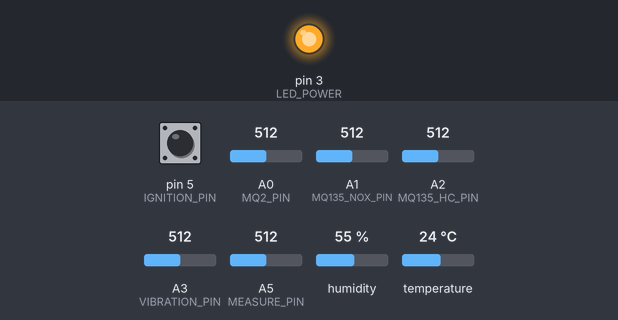
Bench run of a sketch on a simulated Arduino Uno, built with avr-gcc and run on an emulated ATmega328P. On the bench: output pins drawn as LEDs (lit = HIGH). The inputs (shaded band) are chosen by the test bench; at power-on: pin 5 (IGNITION_PIN) HIGH, A2 (MQ135_HC_PIN) = 512, A0 (MQ2_PIN) = 512, A1 (MQ135_NOX_PIN) = 512, A3 (VIBRATION_PIN) = 512, A5 (MEASURE_PIN) = 512, humidity 55 %, temperature 24 °C. Random numbers use the default seed unless the sketch sets one; what the sketch prints to the serial monitor is not drawn.

Above: at 1.3 s.
1.4 s: pin 5 (IGNITION_PIN) pulled LOW for 0.6 s
3.5 s: A2 (MQ135_HC_PIN) set to 306
Timing chart, 0 to 6.5 s (numbered marks = the images above; inputs shaded):
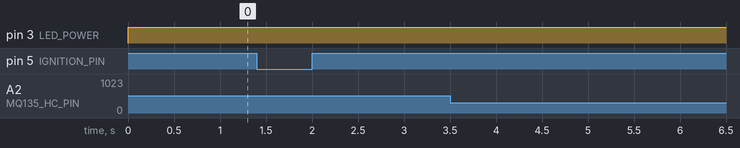

The sketch:

iot_domain_analyst.ino
```cpp
#include <DHT.h>

#define MQ2_PIN A0        // MQ-2 sensor (for CO)
#define MQ135_NOX_PIN A1  // MQ-135 sensor 1: calibrated for NOx
#define MQ135_HC_PIN A2   // MQ-135 sensor 2: calibrated for HC
#define DHT_PIN 2         // DHT11 for exhaust temperature
#define IGNITION_PIN 5    // Ignition switch (HIGH = ON, LOW = OFF)
#define VIBRATION_PIN A3  // Vibration sensor
#define MEASURE_PIN A5
#define LED_POWER 3

// Dust sensor timing parameters
unsigned int samplingTime = 280;
unsigned int deltaTime = 40;

DHT dht(DHT_PIN, DHT11);

const float RL_NOX = 20.0;
const float R0_NOX = 10.0;
const float m_NOX = -0.45;
const float b_NOX = 0.8;

const float RL_HC = 20.0;
const float R0_HC = 12.0;
const float m_HC = -0.30;
const float b_HC = 1.2;

const float MW_CO = 28.01;
const float MW_NOX = 46.0055;
const float MW_HC = 72.0;

const float EXHAUST_FLOW_L_PER_KM = 500.0;

float calculateGasPPM(int sensorPin, float RL, float R0, float m, float b) {
    int sensorValue = analogRead(sensorPin);
    float voltage = sensorValue * (5.0 / 1023.0);
    float Rs = (5.0 - voltage) / voltage * RL;
    float ratio = Rs / R0;
    float ppm = pow(10, ((log10(ratio) - b) / m));
    return (ppm < 0 || ppm > 1000) ? random(10, 50) : ppm;
}

float ppmToMgPerKm(float ppm, float molecularWeight) {
    float concentration_mg_per_m3 = ppm * (molecularWeight / 24.45);
    return concentration_mg_per_m3 * (EXHAUST_FLOW_L_PER_KM / 1000.0);
}

void setup() {
    Serial.begin(115200);
    dht.begin();
    pinMode(IGNITION_PIN, INPUT_PULLUP);
    pinMode(VIBRATION_PIN, INPUT);
    pinMode(LED_POWER, OUTPUT);
}

void loop() {
    static bool previousIgnitionState = false;
    bool currentIgnition = digitalRead(IGNITION_PIN);

    if (currentIgnition != previousIgnitionState) {
        Serial.print("{\"ignition\": ");
        Serial.print(currentIgnition ? "true" : "false");
        Serial.println("}");
        previousIgnitionState = currentIgnition;
    }

    if (currentIgnition) {
        float co_mg_per_km = ppmToMgPerKm(analogRead(MQ2_PIN) * (5.0 / 1023.0) * 100, MW_CO);
        float nox_mg_per_km = ppmToMgPerKm(calculateGasPPM(MQ135_NOX_PIN, RL_NOX, R0_NOX, m_NOX, b_NOX), MW_NOX);
        float hc_mg_per_km = ppmToMgPerKm(calculateGasPPM(MQ135_HC_PIN, RL_HC, R0_HC, m_HC, b_HC), MW_HC);

        digitalWrite(LED_POWER, LOW);
        delayMicroseconds(samplingTime);
        float voMeasured = analogRead(MEASURE_PIN);
        delayMicroseconds(deltaTime);
        digitalWrite(LED_POWER, HIGH);

        float calcVoltage = voMeasured * (5.0 / 1024);
        float pm_mg_per_km = max(0.0, 0.17 * calcVoltage - 0.1) * (EXHAUST_FLOW_L_PER_KM / 1000.0);

        float vibration = (analogRead(VIBRATION_PIN) * 9.0 / 1023.0) + 1.0;
        float temp = dht.readTemperature();
        float exhaust_temp = isnan(temp) ? random(40, 100) : temp;

        Serial.print("{\"CO\": "); Serial.print(co_mg_per_km);
        Serial.print(", \"NOx\": "); Serial.print(nox_mg_per_km);
        Serial.print(", \"HC\": "); Serial.print(hc_mg_per_km);
        Serial.print(", \"PM\": "); Serial.print(pm_mg_per_km);
        Serial.print(", \"Vibration\": "); Serial.print(vibration);
        Serial.print(", \"ExhaustTemp\": "); Serial.print(exhaust_temp);
        Serial.println("}");
    }

    delay(500);
}
```
